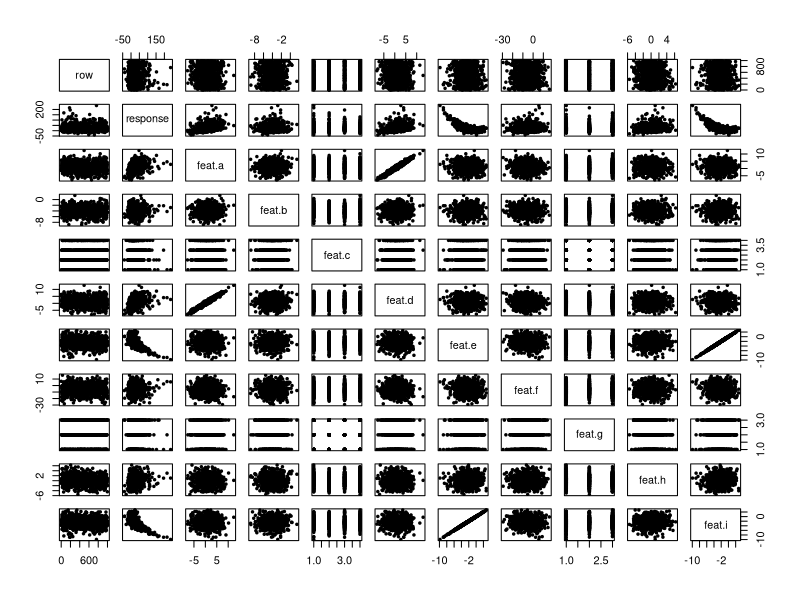
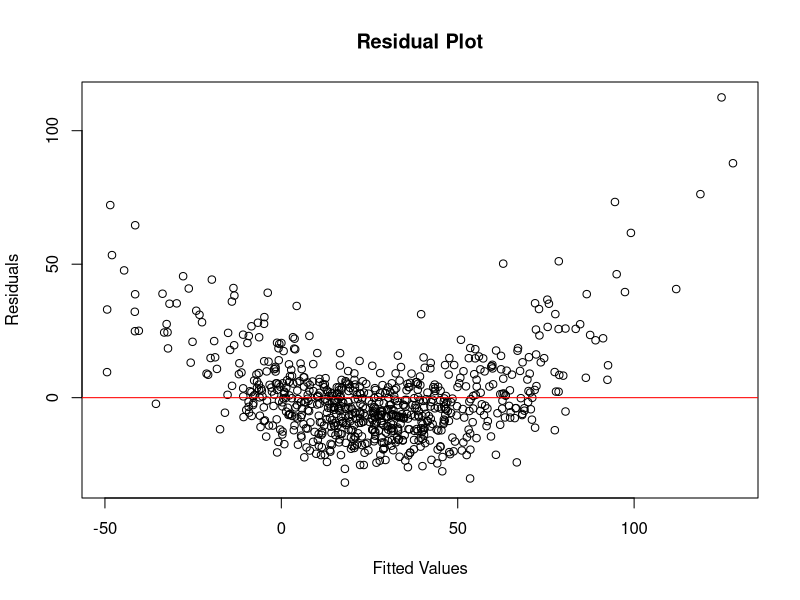
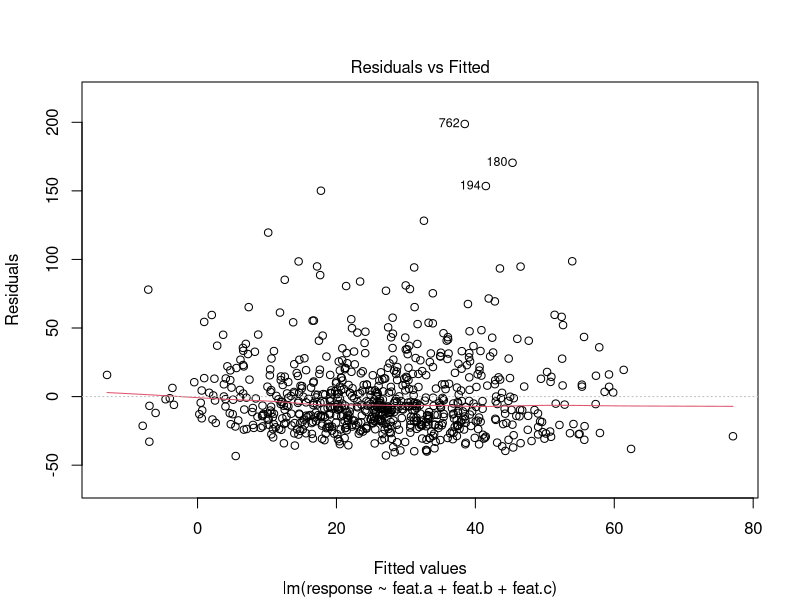
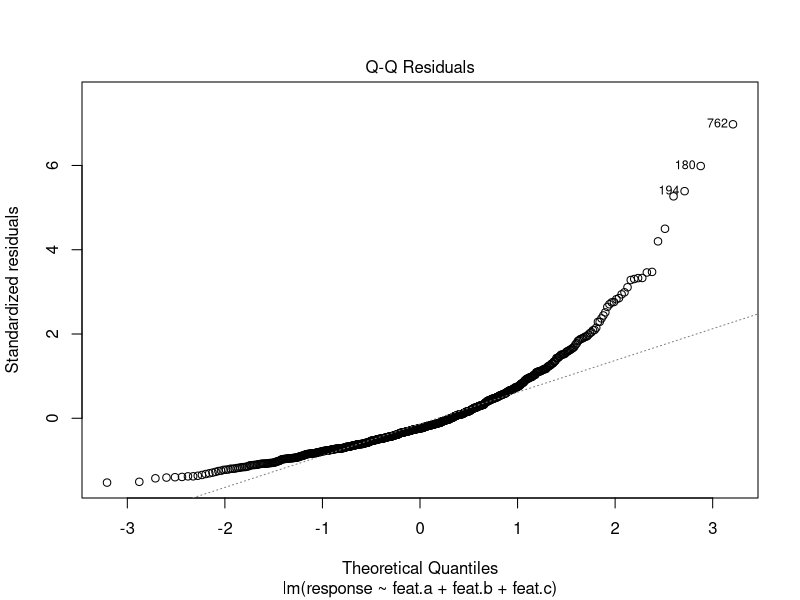
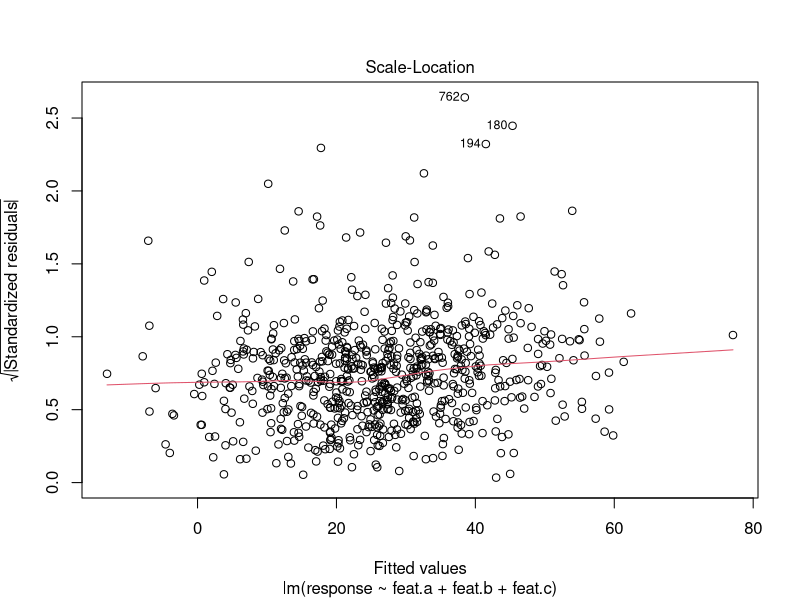
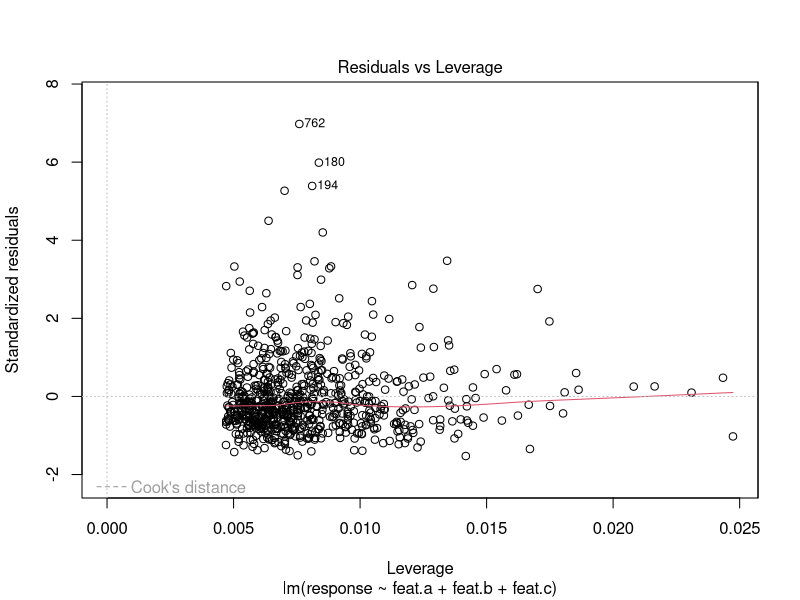
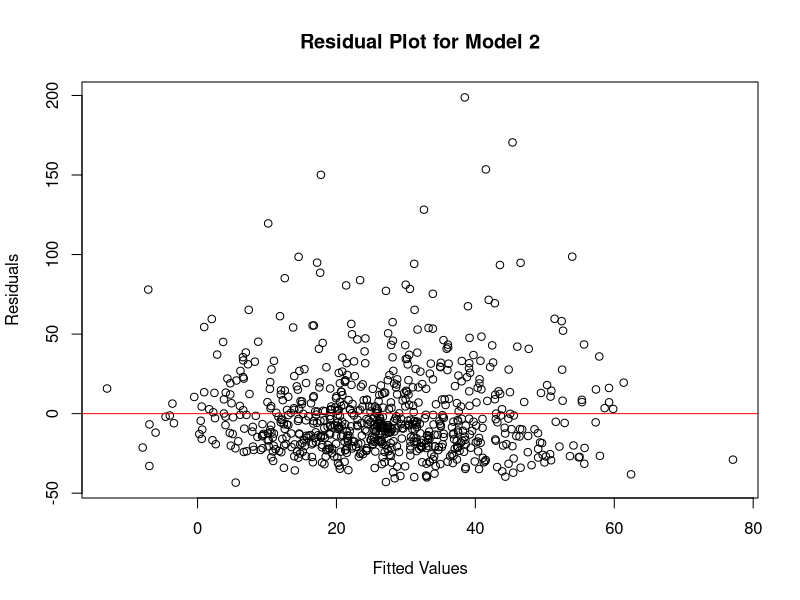

The R source for these figures, in order:
## ---- chunk 1
# Load necessary libraries
library(caret)
library(ggplot2)

setwd("~/Documents/Stats for Data Science")
data <- read.csv("midterm_data_1.csv", header = TRUE, sep = ",")
data


## ---- chunk 2
#Check to see if there are missing rows:
# Check for rows with missing values
rows_with_missing <- which(!complete.cases(data))

if (length(rows_with_missing) == 0) {
  cat("No rows with missing values found in the dataset.\n")
} else {
  cat("Rows with missing values found at indices: ", paste(rows_with_missing, collapse = ", "), "\n")
}

## ---- chunk 3

#omit rows with na values
data <- na.omit(data)

#format feat.c and feat.g as categorical variables
data$feat.c <- as.factor(data$feat.c)
data$feat.g <- as.factor(data$feat.g)
data$feat.c
data$feat.g
## ---- chunk 4

# Split the dataset into training and validation sets (75% train, 25% validation)
set.seed(123)  # for reproducibility
splitIndex <- createDataPartition(data$response, p = 0.75, list = FALSE)
train_data <- data[splitIndex, ]
validation_data <- data[-splitIndex, ]

## ---- chunk 5
# (b) Pairwise Plots
pairs(train_data, pch = 19, cex = 0.5)  # Create pairwise plots

# (c) Pairwise Correlations
correlation_matrix <- cor(train_data[, sapply(train_data, is.numeric)])
print(correlation_matrix)
## ---- chunk 6
# Create a linear model using all features
model <- lm(response ~ ., data = train_data)
summary(model)
## ---- chunk 7
#Residual Plot:

# Create a residual plot
residuals <- residuals(model)  # Extract the residuals from the model
fitted_values <- predict(model)  # Predicted values

plot(fitted_values, residuals, 
     xlab = "Fitted Values", 
     ylab = "Residuals",
     main = "Residual Plot")
abline(h = 0, col = "red")  # Add a horizontal line at y=0
## ---- chunk 8
# Create the extended linear model
model1 <- lm(response ~ (feat.a + feat.b + feat.c)^2 + I(feat.a^2) + I(feat.b^2), data = train_data)

# Obtain the summary of the model
summary(model1)

# Identify a reduced set of coefficients (e.g., using a significance level like 0.05)
significant_coeffs <- coef(summary(model1))
significant_coeffs <- significant_coeffs[significant_coeffs[, "Pr(>|t|)"] < 0.05, ]

# Display the significant coefficients
print(significant_coeffs)
## ---- chunk 9
# Identify the significant coefficients (use the code from the previous response to identify them)

# Create Model 2 with the reduced set of coefficients
model2 <- lm(response ~ feat.a + feat.b + feat.c, data = train_data)
plot(model2)

# Generate a residual plot for Model 2
residuals2 <- residuals(model2)  # Extract the residuals
fitted_values2 <- predict(model2)  # Predicted values

# Create the residual plot
plot(fitted_values2, residuals2, 
     xlab = "Fitted Values", 
     ylab = "Residuals",
     main = "Residual Plot for Model 2")
abline(h = 0, col = "red")  # Add a horizontal line at y=0
## ---- chunk 10
# Predictions for Model 1 and Model 2 on the validation set
predictions_model1 <- predict(model1, newdata = validation_data)
predictions_model2 <- predict(model2, newdata = validation_data)

# Calculate Mean Squared Error (MSE) for Model 1 and Model 2
mse_model1 <- mean((validation_data$response - predictions_model1)^2)
mse_model2 <- mean((validation_data$response - predictions_model2)^2)

# Calculate R-squared (R²) for Model 1 and Model 2
sst <- sum((validation_data$response - mean(validation_data$response))^2)
ssr_model1 <- sum((predictions_model1 - validation_data$response)^2)
ssr_model2 <- sum((predictions_model2 - validation_data$response)^2)
r2_model1 <- 1 - (ssr_model1 / sst)
r2_model2 <- 1 - (ssr_model2 / sst)

# Print the MSE and R² values for Model 1 and Model 2
cat("Model 1 MSE:", mse_model1, "\n")
cat("Model 2 MSE:", mse_model2, "\n")
cat("Model 1 R²:", r2_model1, "\n")
cat("Model 2 R²:", r2_model2, "\n")
## ---- chunk 11
# Predict values with confidence intervals for Model 2
predictions_with_intervals <- predict(model2, newdata = validation_data, interval = "prediction", level = 0.95)

# Extract lower and upper bounds of the prediction intervals
lower_bounds <- predictions_with_intervals[, "lwr"]
upper_bounds <- predictions_with_intervals[, "upr"]

# Determine the number of true observations within the prediction intervals
true_observations_within_interval <- sum(validation_data$response >= lower_bounds & validation_data$response <= upper_bounds)

# Calculate the percentage
percentage_within_interval <- (true_observations_within_interval / nrow(validation_data)) * 100

# Print the percentage of true observations within the prediction intervals
cat("Percentage of true observations within the prediction interval:", percentage_within_interval, "%")
